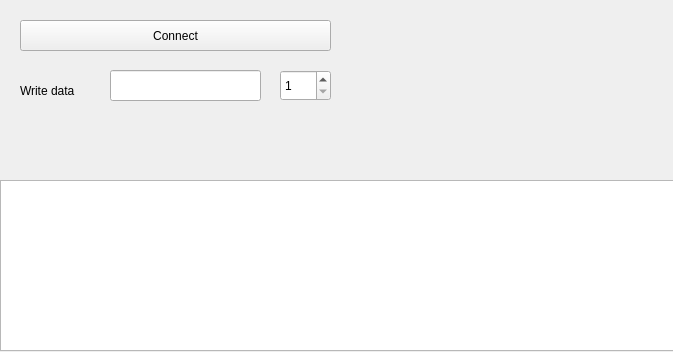
<?xml version="1.0" encoding="UTF-8"?>
<ui version="4.0">
 <class>SocketIOGui</class>
 <widget class="QWidget" name="SocketIOGui">
  <property name="geometry">
   <rect>
    <x>0</x>
    <y>0</y>
    <width>673</width>
    <height>352</height>
   </rect>
  </property>
  <property name="windowTitle">
   <string>Form</string>
  </property>
  <widget class="QPushButton" name="connectPushButton">
   <property name="geometry">
    <rect>
     <x>20</x>
     <y>20</y>
     <width>311</width>
     <height>31</height>
    </rect>
   </property>
   <property name="text">
    <string>Connect</string>
   </property>
  </widget>
  <widget class="QLineEdit" name="writeDataLineEdit">
   <property name="geometry">
    <rect>
     <x>110</x>
     <y>70</y>
     <width>151</width>
     <height>31</height>
    </rect>
   </property>
  </widget>
  <widget class="QSpinBox" name="writeSpinBox">
   <property name="geometry">
    <rect>
     <x>280</x>
     <y>70</y>
     <width>51</width>
     <height>31</height>
    </rect>
   </property>
   <property name="minimum">
    <number>1</number>
   </property>
  </widget>
  <widget class="QPlainTextEdit" name="messagePlainTextEdit">
   <property name="geometry">
    <rect>
     <x>0</x>
     <y>180</y>
     <width>681</width>
     <height>171</height>
    </rect>
   </property>
  </widget>
  <widget class="QLabel" name="label">
   <property name="geometry">
    <rect>
     <x>20</x>
     <y>80</y>
     <width>91</width>
     <height>21</height>
    </rect>
   </property>
   <property name="text">
    <string>Write data</string>
   </property>
  </widget>
 </widget>
 <resources/>
 <connections/>
</ui>
